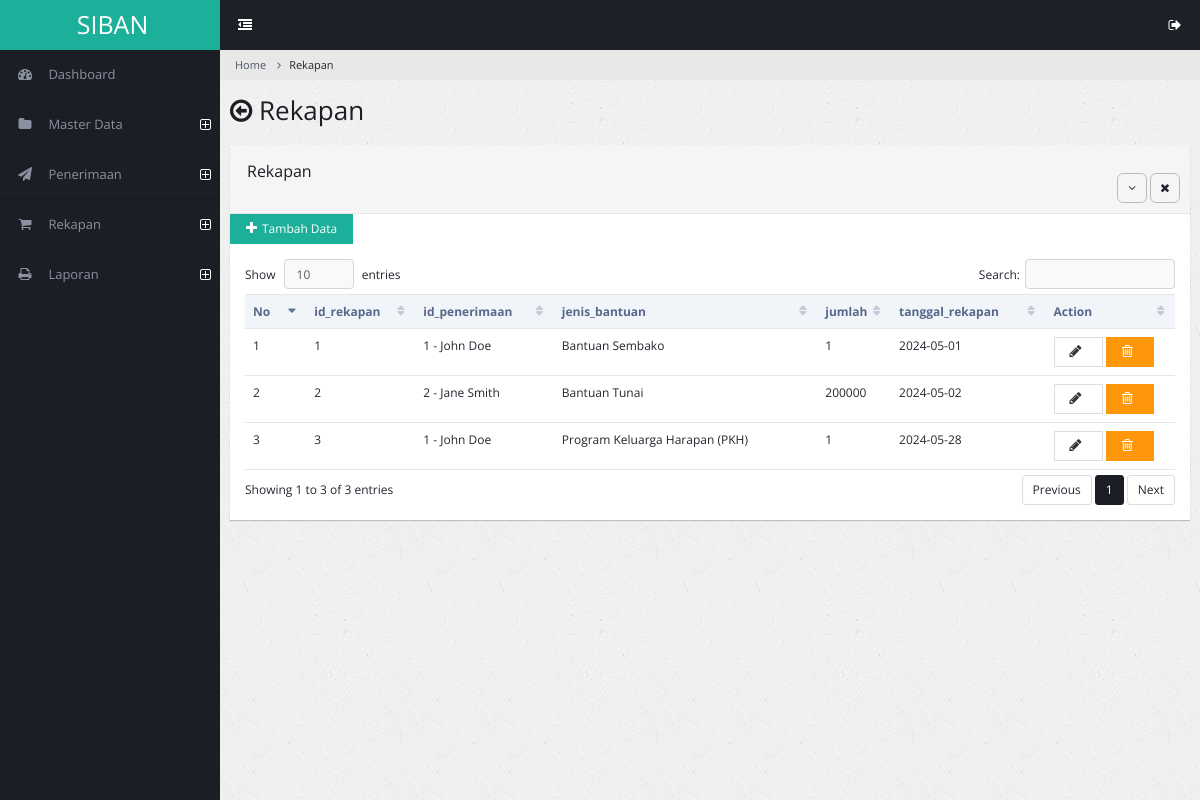
Page /admin/transaksi.php (signed in) on the committed database.
### tables this page shows
CREATE TABLE `transaksi` (
  `id_transaksi` int(11) NOT NULL,
  `id_pengiriman` int(11) DEFAULT NULL,
  `id_bantuan` int(11) DEFAULT NULL,
  `jumlah` int(11) NOT NULL,
  `tanggal_transaksi` date NOT NULL
);

CREATE TABLE `pengiriman` (
  `id_pengiriman` int(11) NOT NULL,
  `id_penerima` int(11) DEFAULT NULL,
  `id_petugas` int(11) DEFAULT NULL,
  `tanggal_pengiriman` date NOT NULL,
  `id_status` int(11) DEFAULT NULL
);

CREATE TABLE `daftar_penerima` (
  `id_penerima` int(11) NOT NULL,
  `nama_penerima` varchar(100) NOT NULL,
  `alamat` varchar(255) NOT NULL,
  `no_telepon` varchar(15) DEFAULT NULL,
  `id_wilayah` int(11) DEFAULT NULL,
  `tanggal_daftar_penerima` varchar(100) NOT NULL
);

CREATE TABLE `jenis_bantuan` (
  `id_bantuan` int(11) NOT NULL,
  `nama_bantuan` varchar(100) NOT NULL,
  `deskripsi` text
);

### admin/transaksi.php (the view, shortened to what this page needs)
<?php
include "koneksi.php";
?>
<!DOCTYPE html>
<html lang="en">
<head>
        <link rel="stylesheet" type="text/css" id="theme" href="css/theme-default.css"/>
    </head>
    <body>
        <div class="page-container">
            <div class="page-sidebar">
                <?php include 'menu.php'; ?>
            </div>
            <div class="page-content">
                <ul class="x-navigation x-navigation-horizontal x-navigation-panel">
                    <li class="xn-icon-button">
                        <a href="#" class="x-navigation-minimize"><span class="fa fa-dedent"></span></a>
                    </li>
                    <li class="xn-icon-button pull-right">
                        <a href="#" class="mb-control" data-box="#mb-signout"><span class="fa fa-sign-out"></span></a>
                    </li>
                </ul>
                <ul class="breadcrumb">
                    <li><a href="#">Home</a></li>
                    <li class="active">Rekapan</a></li>
                </ul>
                <div class="page-title">
                    <h2><span class="fa fa-arrow-circle-o-left"></span> Rekapan</h2>
                </div>
                <div class="page-content-wrap">
                    <div class="row">
                        <div class="col-md-12">
                            <div class="panel panel-default">
                                <div class="panel-heading">
                                    <h3 class="panel-title">Rekapan</h3><br>
                                    <ul class="panel-controls">
                                        <li><a href="#" class="panel-collapse"><span class="fa fa-angle-down"></span></a></li>
                                        <li><a href="#" class="panel-remove"><span class="fa fa-times"></span></a></li>
                                    </ul>
                                </div>
                                <a href="transaksi-add"><button class="btn btn-info"><i class="fa fa-plus"></i>Tambah Data</button> </a>
                                <div class="panel-body">
                                    <table class="table datatable">
                                        <thead>
                                            <tr>
                                                <th width="70">No</th>
                                                <th>id_rekapan</th>
                                                <th>id_penerimaan</th>
                                                <th>jenis_bantuan</th>
                                                <th>jumlah</th>
                                                <th>tanggal_rekapan</th>
                                                <th width="130">Action</th>
                                            </tr>
                                        </thead>
<?php
                        $querymatakuliah = mysqli_query ($konek, "SELECT * FROM transaksi
                                                                    INNER JOIN pengiriman ON pengiriman.id_pengiriman = transaksi.id_pengiriman
                                                                    INNER JOIN daftar_penerima ON daftar_penerima.id_penerima = pengiriman.id_penerima
                                                                    INNER JOIN jenis_bantuan ON jenis_bantuan.id_bantuan = transaksi.id_bantuan");
                        $no = 0;
                        while($matakuliah = mysqli_fetch_array($querymatakuliah)){
                            $no++;
                            echo "
                                <tr>
                                    <td>$no</td>
                                    <td>$matakuliah[id_transaksi]</td>
                                    <td>$matakuliah[id_pengiriman] - $matakuliah[nama_penerima]</td>
                                    <td>$matakuliah[nama_bantuan]</td>
                                    <td>$matakuliah[jumlah]</td>
                                    <td>$matakuliah[tanggal_transaksi]</td>
                                    <td>
                                    <a href='transaksi-edit.php?id_transaksi=$matakuliah[id_transaksi]' id_transaksi='$matakuliah[id_transaksi]'><button class='btn btn-default'><i class='fa fa-pencil'></i></button></a>
                                    <a href='transaksi-delete.php?id_transaksi=$matakuliah[id_transaksi]'<button class='btn btn-warning'><i class='fa fa-trash-o'></i></button></a>
                                    </td>
                                </tr>
                                ";
                        }
                    ?>
                                    </table>
                                </div>
                            </div>
                        </div>
                    </div>
                </div>
            </div>
        </div>
    </body>
</html>

### rows in the picture
transaksi: id_transaksi "1", id_pengiriman.id_pengiriman "1", daftar_penerima.nama_penerima "John Doe", id_bantuan.nama_bantuan "Bantuan Sembako", jumlah "1", tanggal_transaksi "2024-05-01"
transaksi: id_transaksi "2", id_pengiriman.id_pengiriman "2", daftar_penerima.nama_penerima "Jane Smith", id_bantuan.nama_bantuan "Bantuan Tunai", jumlah "200000", tanggal_transaksi "2024-05-02"
transaksi: id_transaksi "3", id_pengiriman.id_pengiriman "1", daftar_penerima.nama_penerima "John Doe", id_bantuan.nama_bantuan "Program Keluarga Harapan (PKH)", jumlah "1", tanggal_transaksi "2024-05-28"
